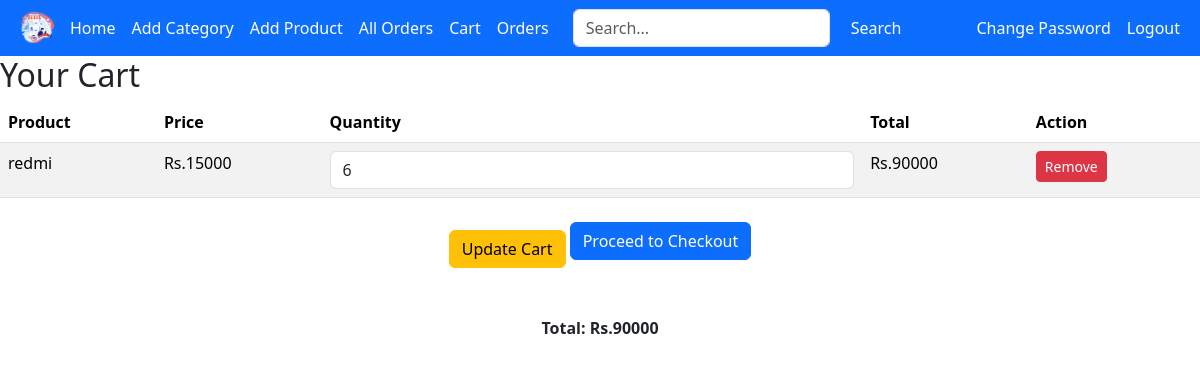
The page /cart/ (signed in) on the database as committed earlier.
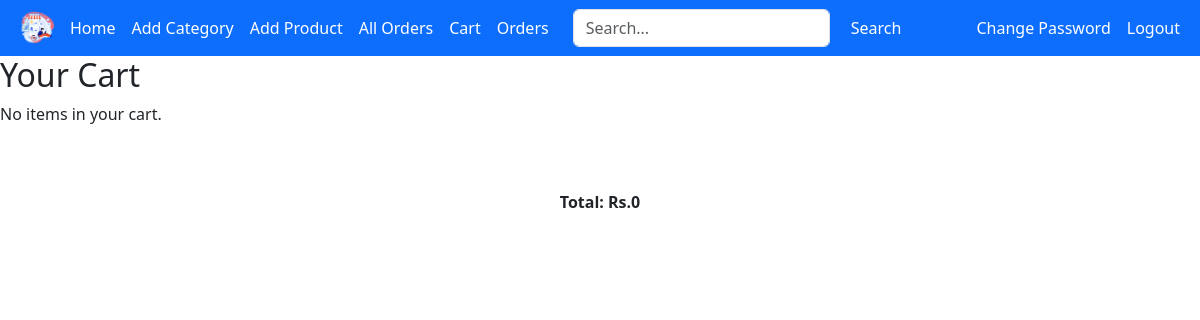
The same page on the database as committed later.
### app/models.py (models this page shows, shortened)
class OrderItem(models.Model):
    user = models.ForeignKey(User, on_delete=models.CASCADE)
    product = models.ForeignKey(Product, on_delete=models.CASCADE)
    quantity = models.IntegerField(default=0)
    ordered=models.BooleanField(default=False)
    def get_total_item_price(self):
        return self.quantity*self.product.price

class Product(models.Model):
    name = models.CharField(max_length=60)
    price = models.IntegerField(default=0)
    category = models.ForeignKey(Category, on_delete=models.CASCADE, default=1)
    description = models.CharField(
        max_length=250, default='', blank=True, null=True)
    image = models.ImageField(upload_to='products/')

### app/views.py (the view, shortened to what this page needs)
# urls.py: path('cart/', views.view_cart, name='cart'),
def view_cart(request):
    cart_items = OrderItem.objects.filter(user=request.user, ordered=False)
    total_price = sum(item.get_total_item_price() for item in cart_items)
    request.session['total_price']= total_price
    context = {
        'cart_items': cart_items,
        'total_price': total_price,
    }
    return render(request, 'view_cart.html', context)

### app/templates/view_cart.html (shortened to what this page needs)
{% extends "base.html" %}
{% block content %}
<h2>Your Cart</h2>
{% if cart_items %}
<form method="POST" action="{% url 'cart' %}">
    <table class="table table-striped">
        <thead>
            <tr>
                <th>Product</th>
                <th>Price</th>
                <th>Quantity</th>
                <th>Total</th>
                <th>Action</th>
            </tr>
        </thead>
        <tbody>
            {% for item in cart_items %}
            <tr>
                <td>{{ item.product.name }}</td>
                <td>Rs.{{ item.product.price }}</td>
                <td>
                    <input type="number" name="quantity_{{ item.id }}" value="{{ item.quantity }}" min="0" class="form-control">
                </td>
                <td>Rs.{{ item.get_total_item_price }}</td>
                <td>
                    <a href="{% url 'remove_from_cart' item.id %}" class="btn btn-danger btn-sm">Remove</a>
                </td>
            </tr>
            {% endfor %}
        </tbody>
    </table>
    <div class="text-center">
        <button type="submit" class="btn btn-warning mt-3">Update Cart</button>
        <a href="{% url "checkout" %}" class="btn btn-primary">Proceed to Checkout</a>
    </div>
</form>
{% else %}
<p>No items in your cart.</p>
{% endif %}
<br>
<br>
<p class="text-center"><strong>Total: Rs.{{ total_price }}</strong></p>
{% endblock %}

Rows that differ between the two databases and show on the page:
no longer on this page (row edited): OrderItem: product.name "redmi", product.price "15000", quantity "6", get_total_item_price "90000"
Other text that changed with them:
{{ total_price }}: "90000" → "0"
text no longer shown: "Product Price Quantity Total Action Update Cart Proceed to Checkout"
text now shown: "No items in your cart."
